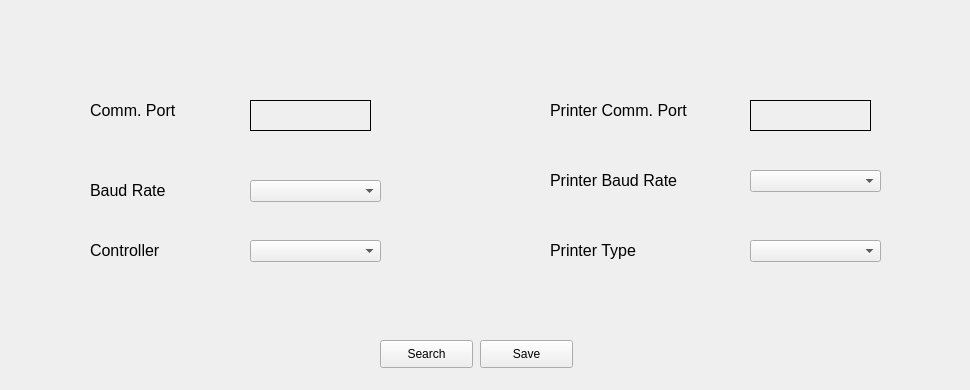
      <widget class="QWidget" name="CommPortSettings">
       <widget class="QLabel" name="lb_InnerBackground">
        <property name="geometry">
         <rect>
          <x>10</x>
          <y>10</y>
          <width>951</width>
          <height>371</height>
         </rect>
        </property>
        <property name="autoFillBackground">
         <bool>true</bool>
        </property>
        <property name="text">
         <string/>
        </property>
        <property name="pixmap">
         <pixmap>../Empty.png</pixmap>
        </property>
       </widget>
       <widget class="QLabel" name="lb_settings_InnerBackGround2">
        <property name="geometry">
         <rect>
          <x>40</x>
          <y>50</y>
          <width>411</width>
          <height>271</height>
         </rect>
        </property>
        <property name="autoFillBackground">
         <bool>true</bool>
        </property>
        <property name="text">
         <string/>
        </property>
       </widget>
       <widget class="QLabel" name="lb_settings_InnerBackGround1">
        <property name="geometry">
         <rect>
          <x>500</x>
          <y>50</y>
          <width>411</width>
          <height>271</height>
         </rect>
        </property>
        <property name="autoFillBackground">
         <bool>true</bool>
        </property>
        <property name="text">
         <string/>
        </property>
       </widget>
       <widget class="QComboBox" name="combo_settings_Controller">
        <property name="geometry">
         <rect>
          <x>250</x>
          <y>240</y>
          <width>131</width>
          <height>22</height>
         </rect>
        </property>
       </widget>
       <widget class="QLabel" name="lb_settings_Controller">
        <property name="geometry">
         <rect>
          <x>90</x>
          <y>230</y>
          <width>111</width>
          <height>41</height>
         </rect>
        </property>
        <property name="font">
         <font>
          <pointsize>12</pointsize>
          <weight>50</weight>
          <bold>false</bold>
         </font>
        </property>
        <property name="text">
         <string>Controller</string>
        </property>
       </widget>
       <widget class="QLabel" name="lb_settings_CommPort">
        <property name="geometry">
         <rect>
          <x>90</x>
          <y>90</y>
          <width>111</width>
          <height>41</height>
         </rect>
        </property>
        <property name="font">
         <font>
          <pointsize>12</pointsize>
          <weight>50</weight>
          <bold>false</bold>
         </font>
        </property>
        <property name="text">
         <string>Comm. Port</string>
        </property>
       </widget>
       <widget class="QComboBox" name="combo_settings_BaudRate">
        <property name="geometry">
         <rect>
          <x>250</x>
          <y>180</y>
          <width>131</width>
          <height>22</height>
         </rect>
        </property>
       </widget>
       <widget class="QLabel" name="lb_settings_BaudRate">
        <property name="enabled">
         <bool>true</bool>
        </property>
        <property name="geometry">
         <rect>
          <x>90</x>
          <y>170</y>
          <width>111</width>
          <height>41</height>
         </rect>
        </property>
        <property name="font">
         <font>
          <pointsize>12</pointsize>
          <weight>50</weight>
          <bold>false</bold>
         </font>
        </property>
        <property name="mouseTracking">
         <bool>false</bool>
        </property>
        <property name="text">
         <string>Baud Rate</string>
        </property>
       </widget>
       <widget class="QLabel" name="lb_settings_PrinterBaudRate">
        <property name="geometry">
         <rect>
          <x>550</x>
          <y>160</y>
          <width>161</width>
          <height>41</height>
         </rect>
        </property>
        <property name="font">
         <font>
          <pointsize>12</pointsize>
          <weight>50</weight>
          <bold>false</bold>
         </font>
        </property>
        <property name="text">
         <string>Printer Baud Rate</string>
        </property>
       </widget>
       <widget class="QLabel" name="lb_settings_PrinterType">
        <property name="geometry">
         <rect>
          <x>550</x>
          <y>230</y>
          <width>111</width>
          <height>41</height>
         </rect>
        </property>
        <property name="font">
         <font>
          <pointsize>12</pointsize>
          <weight>50</weight>
          <bold>false</bold>
         </font>
        </property>
        <property name="text">
         <string>Printer Type</string>
        </property>
       </widget>
       <widget class="QComboBox" name="combo_settings_PrinterType">
        <property name="geometry">
         <rect>
          <x>750</x>
          <y>240</y>
          <width>131</width>
          <height>22</height>
         </rect>
        </property>
       </widget>
       <widget class="QLabel" name="lb_settings_PrinterCommPort">
        <property name="geometry">
         <rect>
          <x>550</x>
          <y>90</y>
          <width>171</width>
          <height>41</height>
         </rect>
        </property>
        <property name="font">
         <font>
          <pointsize>12</pointsize>
          <weight>50</weight>
          <bold>false</bold>
         </font>
        </property>
        <property name="text">
         <string>Printer Comm. Port</string>
        </property>
       </widget>
       <widget class="QComboBox" name="combo_settings_PrinterBaudRate">
        <property name="geometry">
         <rect>
          <x>750</x>
          <y>170</y>
          <width>131</width>
          <height>22</height>
         </rect>
        </property>
       </widget>
       <widget class="QLabel" name="lb_settings_PrinterCommPortDisplay">
        <property name="geometry">
         <rect>
          <x>750</x>
          <y>100</y>
          <width>121</width>
          <height>31</height>
         </rect>
        </property>
        <property name="font">
         <font>
          <pointsize>12</pointsize>
         </font>
        </property>
        <property name="frameShape">
         <enum>QFrame::Box</enum>
        </property>
        <property name="text">
         <string/>
        </property>
       </widget>
       <widget class="QPushButton" name="pb_settings_search">
        <property name="geometry">
         <rect>
          <x>380</x>
          <y>340</y>
          <width>93</width>
          <height>28</height>
         </rect>
        </property>
        <property name="text">
         <string>Search</string>
        </property>
       </widget>
       <widget class="QPushButton" name="pb_settings_Comm_save">
        <property name="geometry">
         <rect>
          <x>480</x>
          <y>340</y>
          <width>93</width>
          <height>28</height>
         </rect>
        </property>
        <property name="text">
         <string>Save</string>
        </property>
       </widget>
       <widget class="QLabel" name="lb_settings_CommPortDisplay">
        <property name="geometry">
         <rect>
          <x>250</x>
          <y>100</y>
          <width>121</width>
          <height>31</height>
         </rect>
        </property>
        <property name="font">
         <font>
          <pointsize>12</pointsize>
         </font>
        </property>
        <property name="frameShape">
         <enum>QFrame::Box</enum>
        </property>
        <property name="text">
         <string/>
        </property>
       </widget>
      </widget>
